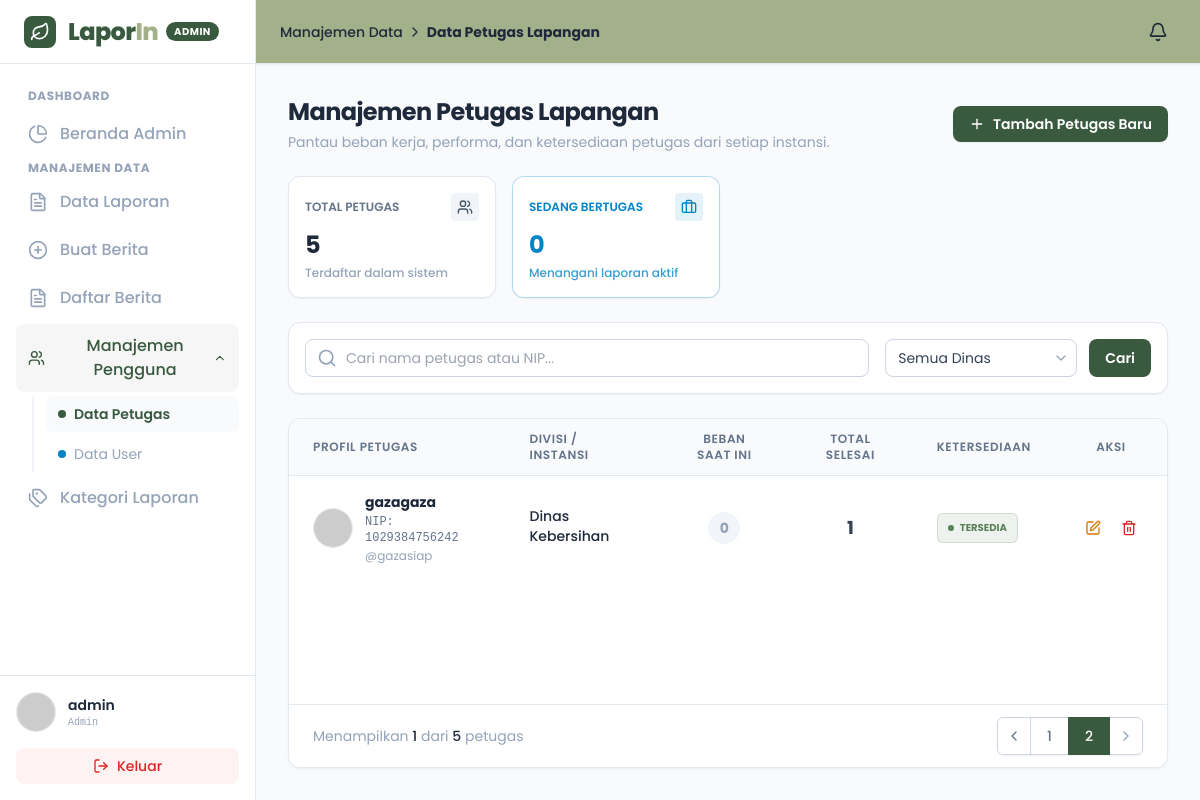
Screenshot of /admin/dataPetugas.php?page=2 (signed in) with the database file from the repository.
### tables this page shows
CREATE TABLE `petugas` (
  `id` int(11) NOT NULL,
  `nama` varchar(100) NOT NULL,
  `nip` varchar(50) NOT NULL,
  `username` varchar(50) NOT NULL,
  `password` varchar(100) NOT NULL,
  `jabatan` varchar(100) DEFAULT 'Petugas Lapangan',
  `dinas_id` int(11) NOT NULL,
  `foto` varchar(255) DEFAULT NULL,
  `tanggal_dibuat` timestamp NOT NULL DEFAULT current_timestamp()
);

CREATE TABLE `dinas` (
  `id` int(11) NOT NULL,
  `nama_dinas` varchar(100) NOT NULL,
  `kode_dinas` varchar(20) NOT NULL,
  `deskripsi` text DEFAULT NULL
);

### admin/dataPetugas.php (the view, shortened to what the rows shown need)
<?php
require __DIR__ . '/../database/conection.php';
$where = "WHERE 1=1";
$params = [];
$limit = 4;
$page  = isset($_GET['page']) ? (int)$_GET['page'] : 1;
$offset = ($page - 1) * $limit;
$params[':limit'] = $limit;
$params[':offset'] = $offset;
$stmt_petugas = $pdo->prepare("
    SELECT p.*, d.nama_dinas, d.kode_dinas
    FROM petugas p
    JOIN dinas d ON p.dinas_id = d.id
    $where
    ORDER BY p.id DESC
    LIMIT :limit OFFSET :offset
");
foreach ($params as $key => $val) {
    if ($key === ':limit' || $key === ':offset' || $key === ':dinas_id') {
        $stmt_petugas->bindValue($key, $val, PDO::PARAM_INT);
    } else {
        $stmt_petugas->bindValue($key, $val, PDO::PARAM_STR);
    }
}
$stmt_petugas->execute();
$query_petugas = $stmt_petugas->fetchAll();
$total_petugas = count($query_petugas);
?>
<!doctype html>
<html lang="id">
  <head>
    <script src="https://cdn.tailwindcss.com"></script>
  </head>
  <body class="bg-light text-dark font-sans h-screen flex overflow-hidden">
    <div class="flex-1 flex flex-col h-screen overflow-hidden">
      <main class="flex-1 overflow-y-auto bg-light p-4 sm:p-6 lg:p-8">
        <div class="max-w-7xl mx-auto flex flex-col h-full space-y-6">
          <div
            class="flex flex-col sm:flex-row justify-between items-start sm:items-center gap-4"
          >
            <div>
              <h2 class="text-2xl font-bold text-dark tracking-tight">
                Manajemen Petugas Lapangan
              </h2>
            </div>
          </div>
          <div
            class="bg-white border border-slate-200 rounded-xl shadow-sm overflow-hidden flex flex-col flex-1"
          >
            <div class="overflow-x-auto">
              <table
                class="w-full text-left border-collapse whitespace-nowrap lg:whitespace-normal"
              >
                <thead>
                  <tr
                    class="bg-slate-50 border-b border-slate-200 text-xs uppercase tracking-wider text-slate-500"
                  >
                    <th class="py-3 px-6 font-semibold">Profil Petugas</th>
                    <th class="py-3 px-6 font-semibold">Divisi / Instansi</th>
                    <th class="py-3 px-6 font-semibold text-center">
                      Beban Saat Ini
                    </th>
                    <th class="py-3 px-6 font-semibold text-center">
                      Total Selesai
                    </th>
                    <th class="py-3 px-6 font-semibold">Ketersediaan</th>
                    <th class="py-3 px-6 text-center font-semibold">Aksi</th>
                  </tr>
                </thead>
                <tbody class="text-sm divide-y divide-slate-100">
                <?php if($total_petugas > 0): ?>
                    <?php foreach($query_petugas as $petugas): ?>
                    <tr class="hover:bg-slate-50 transition-colors">
                        <td class="py-4 px-6">
                            <div class="flex items-center">
                                <div class="w-10 h-10 rounded-full overflow-hidden mr-3 shrink-0 border border-slate-200">
                                    <?php if(!empty($petugas['foto'])): ?>
                                    <img src="../uploads/foto_petugas/<?php echo $petugas['foto']; ?>" class="w-full h-full object-cover">
                                    <?php else: ?>
                                    <img src="https://ui-avatars.com/api/?name=<?php echo urlencode($petugas['nama']); ?>&background=A3B18A&color=ffffff" class="w-full h-full object-cover">
                                    <?php endif; ?>
                                </div>
                                <div>
                                    <p class="font-bold text-dark"><?php echo $petugas['nama']; ?></p>
                                    <p class="text-xs font-mono text-slate-500 mt-0.5">NIP: <?php echo $petugas['nip']; ?></p>
                                    <p class="text-xs text-muted mt-0.5">@<?php echo $petugas['username']; ?></p>
                                </div>
                            </div>
                        </td>
                        <td class="py-4 px-6 align-middle">
                            <p class="text-dark font-medium"><?php echo $petugas['nama_dinas']; ?></p>
                        </td>
                        <?php
                        $stmt_beban = $pdo->prepare(
                            "SELECT COUNT(*) as t FROM laporan
                            WHERE status = 'Diproses'
                            AND kategori IN (
                                SELECT kategori FROM dinas_kategori WHERE dinas_id = :dinas_id
                            )"
                        );
                        $stmt_beban->execute([':dinas_id' => $petugas['dinas_id']]);
                        $beban = $stmt_beban->fetch()['t'];
                        ?>
                        <td class="py-4 px-6 text-center align-middle">
                            <span class="inline-flex items-center justify-center w-8 h-8 rounded-full <?php echo $beban > 0 ? 'bg-info/10 text-info border border-info/20' : 'bg-slate-100 text-muted'; ?> font-bold">
                                <?php echo $beban; ?>
                            </span>
                        </td>
                        <?php
                        $stmt_selesai = $pdo->prepare(
                            "SELECT COUNT(*) as t FROM laporan
                            WHERE status = 'Selesai'
                            AND kategori IN (
                                SELECT kategori FROM dinas_kategori WHERE dinas_id = :dinas_id
                            )"
                        );
                        $stmt_selesai->execute([':dinas_id' => $petugas['dinas_id']]);
                        $selesai = $stmt_selesai->fetch()['t'];
                        ?>
                        <td class="py-4 px-6 text-center align-middle">
                            <p class="text-lg font-bold text-slate-700"><?php echo $selesai; ?></p>
                        </td>
                        <td class="py-4 px-6 align-middle">
                            <?php if($beban > 0): ?>
                            <span class="inline-flex items-center px-2.5 py-1 rounded-md text-[10px] font-bold bg-info/10 text-info border border-info/20">
                                <span class="w-1.5 h-1.5 rounded-full bg-info mr-1.5 animate-pulse"></span>
                                SEDANG BERTUGAS
                            </span>
                            <?php else: ?>
                            <span class="inline-flex items-center px-2.5 py-1 rounded-md text-[10px] font-bold bg-secondary/10 text-secondary border border-secondary/20">
                                <span class="w-1.5 h-1.5 rounded-full bg-secondary mr-1.5"></span>
                                TERSEDIA
                            </span>
                            <?php endif; ?>
                        </td>
                        <td class="py-4 px-6 text-center align-middle">
                            <div class="flex items-center justify-center gap-2">
                                <a href="editPetugas.php?id=<?php echo $petugas['id']; ?>" class="p-1.5 text-warning hover:bg-warning/10 rounded-lg transition-colors" title="Edit">
                                    <i data-lucide="edit" class="w-4 h-4"></i>
                                </a>
                                <button onclick="if(confirm('Yakin ingin menghapus petugas <?php echo addslashes($petugas['nama']); ?>?')) window.location.href='datapetugas.php?hapus=<?php echo $petugas['id']; ?>';"
                                    class="p-1.5 text-danger hover:bg-danger/10 rounded-lg transition-colors" title="Hapus">
                                    <i data-lucide="trash-2" class="w-4 h-4"></i>
                                </button>
                            </div>
                        </td>
                    </tr>
                    <?php endforeach; ?>
                <?php endif; ?>
            </tbody>
              </table>
            </div>
          </div>
        </div>
      </main>
    </div>
  </body>
</html>

### rows the page displays
petugas: nama "gazagaza", nip "1029384756242", username "gazasiap", dinas.nama_dinas "Dinas Kebersihan", beban "0", selesai "1"

### other values shown
$admin_nama "admin"
$total "5"
$diproses "0"
$total_petugas "1"
$total_petugas_filter "5"
